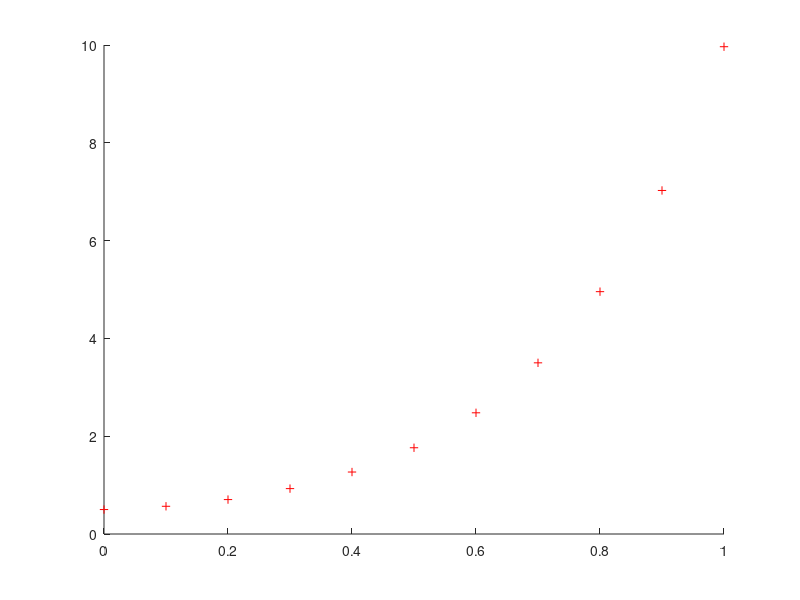
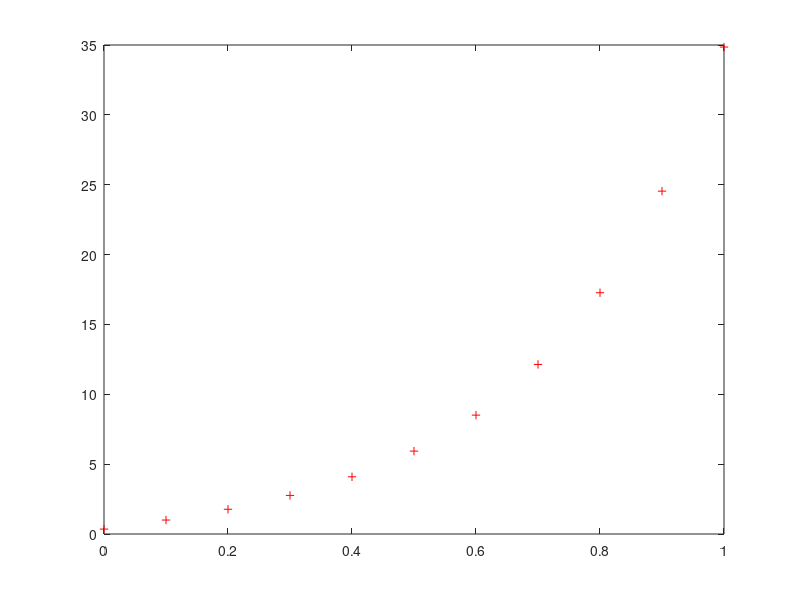

Write MATLAB code to recreate these figures, in order.
%function []=primitive_marche(tf)

clear all
close all
clf
clc 

x_0 = 0.5;
%x_p_0 = 0;


% Constantes :
z_c = 0.8; % hauteur du CdM
g = 9.81;
Tc = sqrt(z_c/g);
Tsup = 1;
sx = 2;

x_p_0 = x_0*((1-cosh(Tsup/Tc))/(Tc*sinh(Tsup/Tc)))+sx; % contrainte sur la vitesse pour que x(0) = x(Tsup)



for t=0:0.1:Tsup
x = x_0*cosh(t/Tc)+Tc*x_p_0*sinh(t/Tc);
x_p = (x_0/Tc)*sinh(t/Tc)+x_p_0*cosh(t/Tc);

hold on
figure(1)
plot(t, x, 'r+');
figure(2)
plot(t, x_p, 'r+');
end

